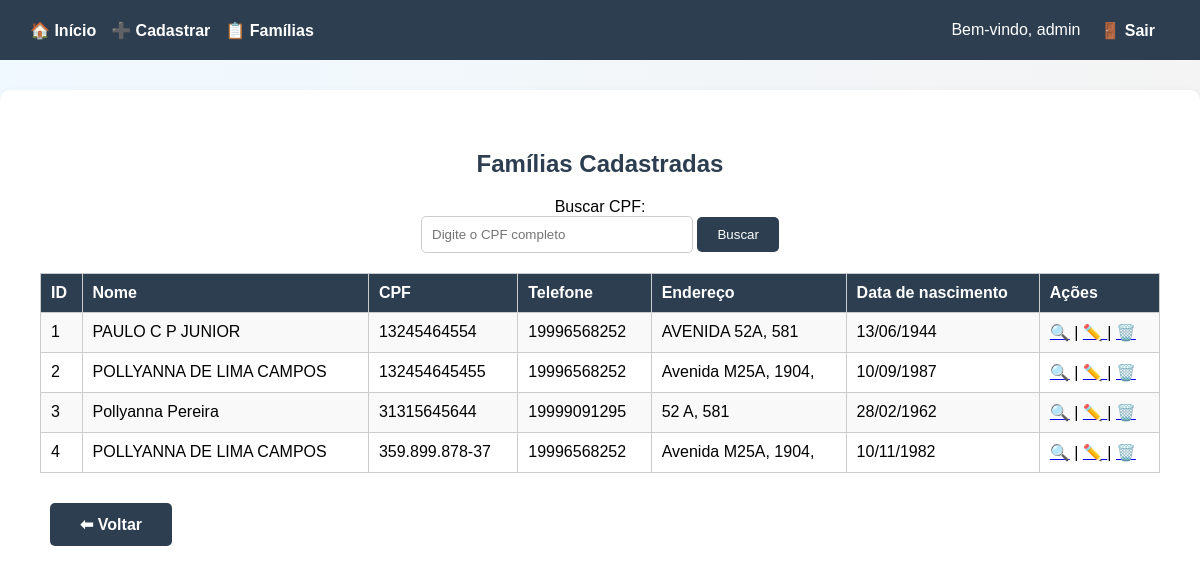
Page /familias (signed in) on the committed database.
### tables this page shows
CREATE TABLE familias (
            id INTEGER PRIMARY KEY AUTOINCREMENT,
            nome TEXT,
            cpf TEXT,
            telefone TEXT,
            endereco TEXT,
            data_nascimento TEXT
        );

### app.py (the view)
@app.route('/familias')
def listar_familias():
    if 'usuario' not in session:
        return redirect('/login')
    cpf = request.args.get('cpf')
    conn = sqlite3.connect('banco.db')
    cursor = conn.cursor()
    if cpf:
        cursor.execute('SELECT * FROM familias WHERE cpf = ?', (cpf,))
    else:
        cursor.execute('SELECT * FROM familias')
    familias = cursor.fetchall()
    conn.close()
    return render_template('familias.html', familias=familias, cpf=cpf)

### app.py (called while the page is built)
@app.template_filter('formatar_data')
def formatar_data(data_iso):
    try:
        data = datetime.strptime(data_iso, '%Y-%m-%d')
        return data.strftime('%d/%m/%Y')
    except:
        return data_iso or "Não informado"

### templates/familias.html (shortened to what this page needs)
{% extends "base.html" %}
{% block content %}
<h2>Famílias Cadastradas</h2>
<form method="get" action="/familias">
        <label for="cpf">Buscar CPF:</label><br>
        <input type="text" name="cpf" id="cpf" placeholder="Digite o CPF completo"
            style="padding: 10px; width: 250px; border-radius: 5px; border: 1px solid #ccc;">
        <input type="submit" value="Buscar"
            style="padding: 10px 20px; background-color: #2c3e50; color: white; border: none; border-radius: 5px; cursor: pointer;">
    </form>
<div style="margin-bottom: 100%; text-align: left;">
<table>
    <tr>
        <th>ID</th>
        <th>Nome</th>
        <th>CPF</th>
        <th>Telefone</th>
        <th>Endereço</th>
        <th>Data de nascimento</th>
        <th>Ações</th>
    </tr>
    {% for familia in familias %}
    <tr>
        <td>{{ familia[0] }}</td>
        <td>{{ familia[1] }}</td>
        <td>{{ familia[2] }}</td>
        <td>{{ familia[3] }}</td>
        <td>{{ familia[4] }}</td>
        <td>
    {% if familia[5] %}
        {{ familia[5] | formatar_data }}
    {% else %}
        Não informado
    {% endif %}
</td>
        <td>
            <a href="/visualizar/{{ familia[0] }}">🔍</a> |
            <a href="/editar/{{ familia[0] }}">✏️ </a> |
            <a href="/deletar/{{ familia[0] }}" onclick="return confirm('Deseja mesmo excluir este cadastro?')">🗑️ </a>
        </td>
    </tr>
    {% endfor %}
</table>
<div style="margin-top: 20px;">
    <a href="/inicio" class="btn">⬅ Voltar</a>
</div>
{% endblock %}

### templates/base.html (shortened to what this page needs)
<!DOCTYPE html>
<html lang="pt-br">
<head>
</head>
<body>
    <div class="topbar">
        <div class="menu-esquerda">
            <a href="/inicio" class="menu-link">🏠 Início</a>
            <a href="/cadastro" class="menu-link">➕ Cadastrar</a>
            <a href="/familias" class="menu-link">📋 Famílias</a>
        </div>
        <div class="menu-direita">
            <span>Bem-vindo, {{ session['usuario'] }}</span>
            <a href="/logout" class="logout">🚪 Sair</a>
        </div>
    </div>
    <div class="conteudo">
        {% block content %}{% endblock %}
    </div>
</body>
</html>

### templates/base.html (style rules this page uses)
body { font-family: Arial, sans-serif; background: linear-gradient(to right, #f0f9ff, #f4f4f4); margin: 0; padding: 0; }
.topbar { position: fixed; top: 0; left: 0; right: 0; height: 60px; background-color: #2c3e50; color: white; padding: 0 30px; display: flex; justify-content: space-between; align-items: center; z-index: 1000; }
.logout { color: white; text-decoration: none; font-weight: bold; }
.conteudo { margin-top: 90px; padding: 40px; width: 100%; background-color: white; border-radius: 10px; box-shadow: 0 2px 10px rgba(0, 0, 0, 0.05); text-align: center; box-sizing: border-box; }
h1, h2 { color: #2c3e50; }
.btn { display: inline-block; background-color: #2c3e50; color: white; padding: 12px 30px; margin: 10px; border-radius: 5px; cursor: pointer; text-decoration: none; font-weight: bold; font-size: 16px; }
table { width: 100%; border-collapse: collapse; margin-top: 20px; }
table, th, td { border: 1px solid #ccc; }
th { background-color: #2c3e50; color: white; padding: 10px; }
td { padding: 10px; }
tr:nth-child(even) { background-color: #f9f9f9; }
.menu-esquerda a, .menu-direita a { margin-right: 15px; color: white; text-decoration: none; font-weight: bold; }
.menu-esquerda { display: flex; align-items: center; }
.menu-direita { display: flex; align-items: center; gap: 20px; }

### rows in the picture
familias: id "1", nome "PAULO C P JUNIOR", cpf "13245464554", telefone "19996568252", endereco "AVENIDA 52A, 581", data_nascimento "13/06/1944"
familias: id "2", nome "POLLYANNA DE LIMA CAMPOS", cpf "132454645455", telefone "19996568252", endereco "Avenida M25A, 1904,", data_nascimento "10/09/1987"
familias: id "3", nome "Pollyanna Pereira", cpf "31315645644", telefone "19999091295", endereco "52 A, 581", data_nascimento "28/02/1962"
familias: id "4", nome "POLLYANNA DE LIMA CAMPOS", cpf "359.899.878-37", telefone "19996568252", endereco "Avenida M25A, 1904,", data_nascimento "10/11/1982"

### other values in the picture
{{ session['usuario'] }} "admin"
